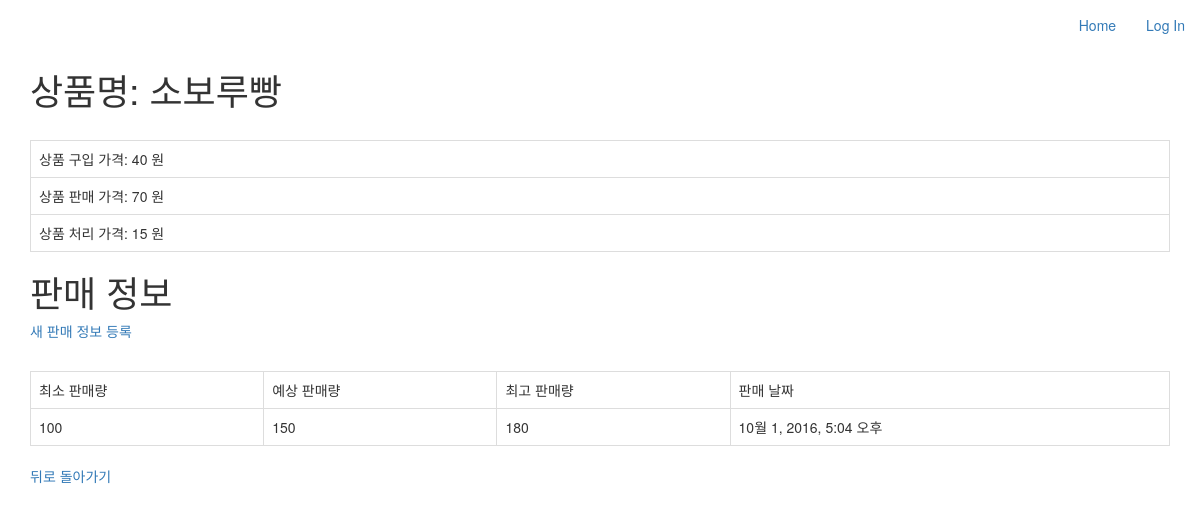
Screenshot of /product/2/ with the database file from the repository.
### manager/models.py (models this page shows, shortened)
class Product(models.Model):
    user = models.ForeignKey(User)
    productName = models.CharField(max_length = 30)
    buyCost = models.IntegerField(default = 0)
    sellCost = models.IntegerField(default = 0)
    salvageCost = models.IntegerField(default = 0)
    created_at = models.DateTimeField(auto_now_add=True)
    updated_at = models.DateTimeField(auto_now=True)

class Sale(models.Model):
    product = models.ForeignKey(Product)
    minSale = models.IntegerField(default = 0)
    probableSale = models.IntegerField(default = 0)
    maxSale = models.IntegerField(default = 0)
    created_at = models.DateTimeField(auto_now_add=True)
    updated_at = models.DateTimeField(auto_now=True)

### manager/views.py (the view)
# urls.py: url(r'^product/(?P<pk>\d+)/$', views.product_detail, name='product_detail'),  #Product Detail
def product_detail(request, pk):
    product = Product.objects.get(pk=pk)
    return render(request, 'product/detail.html', {
        'product': product,
    })

### manager/templates/product/detail.html (shortened to what this page needs)
{% extends "base.html" %}
{% block content %}
<h1>상품명: {{ product.productName }}</h1>
<table class="table table-hover table-bordered" style="margin-top: 30px;">
	<tbody>
		<tr>
			<td>상품 구입 가격: {{ product.buyCost }} 원</td>
		</tr>
		<tr>
			<td>상품 판매 가격: {{ product.sellCost }} 원</td>
		</tr>
		<tr>
			<td>상품 처리 가격: {{ product.salvageCost }} 원</td>
		</tr>
	</tbody>
</table>
<h1>판매 정보</h1>
<table class="table table-hover table-bordered" style="margin-top: 30px;">
	<a href="/product/{{product.id}}/sale/new">새 판매 정보 등록</a>
	<tbody>
		<tr>
			<td>최소 판매량</td>
			<td>예상 판매량</td>
			<td>최고 판매량</td>
			<td>판매 날짜</td>
		</tr>
		{% for sale in product.sale_set.all %}
		<tr>
			<td> {{ sale.minSale }}</td>
			<td> {{ sale.probableSale }}</td>
			<td> {{ sale.maxSale }}</td>
			<td> {{ sale.created_at }}</td>
		</tr>
		{% endfor %}
	</tbody>
</table>
<a href="/product/list">뒤로 돌아가기</a>
{% endblock %}

### rows the page displays
Product: productName "소보루빵", buyCost "40", sellCost "70", salvageCost "15"
Sale: minSale "100", probableSale "150", maxSale "180", created_at "10월 1, 2016, 5:04 오후"
